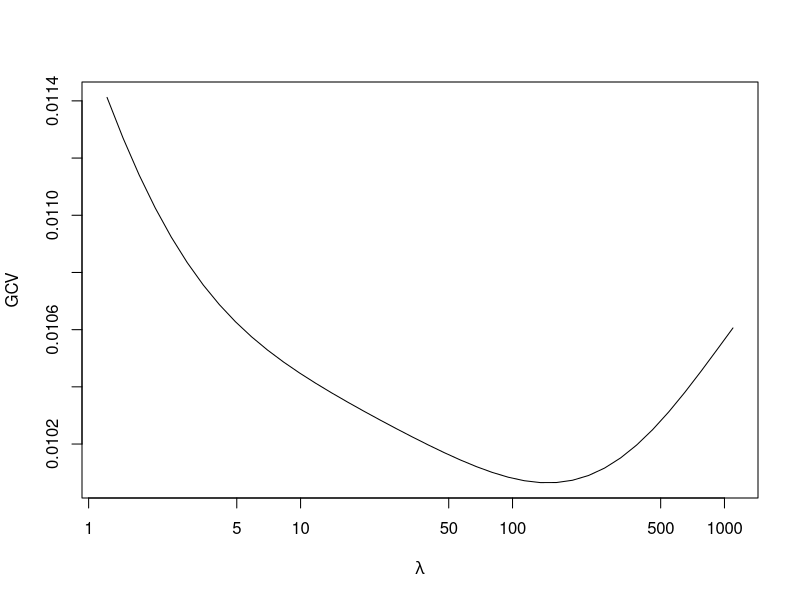

Write R code to recreate this figure.
# Figure 18.8

x<- scan('air.dat',skip=9)
  x<- matrix(x,byrow=T,ncol=7)
  y<- x[,1]
  x<- x[,3]
  ord<- order(x)
  x<- x[ord]
  y<- y[ord]
  n<- length(x)

ly<- log(y)
  lx<- log(x)


# partitions
npar<- 21
  xx<- seq(min(lx)-.0001,max(lx),len=npar)
  cutx<- cut(lx,breaks=xx)
  xx1<- xx[-1] - (xx[2]-xx[1])/2
  midx<- exp(xx1[cutx])
# bin statistics
w <- as.numeric(table(cutx))
ybar<- as.numeric(tapply(log(y),cutx,mean))
  ybar[is.na(ybar)]<- 0.

delta<- matrix(0,ncol=(npar-1),nrow=(npar-2))
for (i in 1:(npar-2)){
  delta[i,i]<- -1
  delta[i,i+1]<- 1
 }
delta2<- delta[-1,-1]%*% delta
R1 <- t(delta2) %*% delta2

GCV<- NULL
DF<- NULL
ll<- seq(.2,7,len=40)
for (lambda in exp(ll))
{
  fhat<- solve((diag(w) + lambda*R1),w*ybar)
  ffhat<- rep(fhat,w)
  err <- (ly-ffhat)
  smat <- solve(diag(w) + lambda*R1)
  df <- sum(diag(smat)*w)
  DF<- c(DF,df)
  s2 <- sum(err^2)/(length(ly)- df)   # update s2

  gcv<- sum(err^2)/(length(ly)- df)^2
  GCV<- c(GCV,gcv)
}

plot(exp(ll),GCV,
     xlab=expression(lambda),
     ylab='GCV',
     log='x',type='l')
